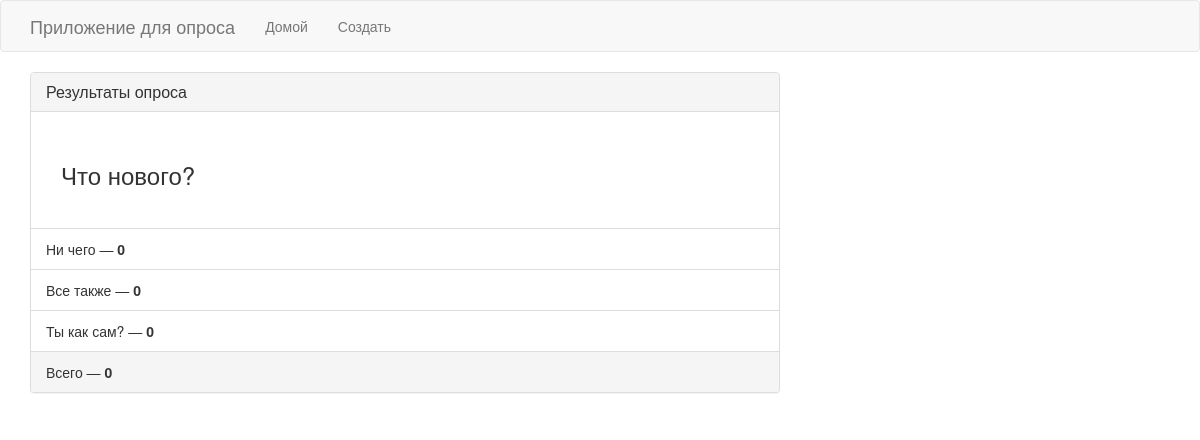
The app's page /results/4 with its own data.
### poll/models.py (models this page shows)
class Poll(models.Model):
    question = models.TextField()
    date_published = models.DateTimeField(verbose_name = "Дата публикации", default = datetime.datetime.now())
    option_one = models.CharField(max_length=30)
    option_two = models.CharField(max_length=30)
    option_three = models.CharField(max_length=30)
    option_one_count= models.IntegerField(default=0)
    option_two_count= models.IntegerField(default=0)
    option_three_count= models.IntegerField(default=0)
    def total(self):
        return self.option_one_count + self.option_two_count + self.option_three_count

### poll/views.py (the view)
# urls.py: path('results/<poll_id>', poll_views.results, name='results'),
def results(request, poll_id):
    poll = Poll.objects.get(pk=poll_id)
    context = {
        'poll' : poll
    }
    return render(request, 'poll/results.html', context)

### poll/templates/poll/results.html (shortened to what this page needs)
{% extends "poll/base.html" %}
{% block main %}
<div class="row">
    <div class="col-lg-8 col-lg-offcet-2">
        <div class="panel panel-default">
            <div class="panel-heading">
                <h3 class="panel-title">Результаты опроса</h3>
            </div>
            <div class="panel-body">
                <h3 class="panel-body">{{ poll.question }}</h3>
            </div>
            <ul class="list-group">
                <li class="list-group-item">{{ poll.option_one }} &mdash; <strong>{{ poll.option_one_count }}</strong></li>
                <li class="list-group-item">{{ poll.option_two }} &mdash; <strong>{{ poll.option_two_count }}</strong></li>
                <li class="list-group-item">{{ poll.option_three }} &mdash; <strong>{{ poll.option_three_count}}</strong></li>
            </ul>
            <div class="panel-footer">
                Всего &mdash; <strong>{{ poll.total }}</strong>
            </div>
        </div>
    </div>
</div>
{% endblock %}

### records on screen
Poll: question "Что нового?", option_one "Ни чего", option_one_count "0", option_two "Все также", option_two_count "0", option_three "Ты как сам?", option_three_count "0", total "0"
